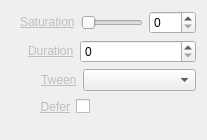
<?xml version="1.0" encoding="UTF-8"?>
<ui version="4.0">
 <class>InspectorSaturationWidget</class>
 <widget class="QWidget" name="InspectorSaturationWidget">
  <property name="geometry">
   <rect>
    <x>0</x>
    <y>0</y>
    <width>207</width>
    <height>140</height>
   </rect>
  </property>
  <property name="sizePolicy">
   <sizepolicy hsizetype="Expanding" vsizetype="Preferred">
    <horstretch>0</horstretch>
    <verstretch>0</verstretch>
   </sizepolicy>
  </property>
  <layout class="QVBoxLayout" name="verticalLayout">
   <item>
    <layout class="QHBoxLayout" name="horizontalLayoutSaturation">
     <item>
      <spacer name="horizontalSpacerSaturation">
       <property name="orientation">
        <enum>Qt::Horizontal</enum>
       </property>
       <property name="sizeType">
        <enum>QSizePolicy::Fixed</enum>
       </property>
       <property name="sizeHint" stdset="0">
        <size>
         <width>9</width>
         <height>20</height>
        </size>
       </property>
      </spacer>
     </item>
     <item>
      <widget class="QLabel" name="labelSaturation">
       <property name="text">
        <string>&lt;a href=&quot;Saturation&quot; style=&quot;color: #BEBEBE;&quot;&gt;Saturation&lt;/a&gt;</string>
       </property>
      </widget>
     </item>
     <item>
      <widget class="QSlider" name="sliderSaturation">
       <property name="maximum">
        <number>200</number>
       </property>
       <property name="orientation">
        <enum>Qt::Horizontal</enum>
       </property>
       <property name="tickInterval">
        <number>0</number>
       </property>
      </widget>
     </item>
     <item>
      <widget class="QSpinBox" name="spinBoxSaturation">
       <property name="maximum">
        <number>200</number>
       </property>
      </widget>
     </item>
    </layout>
   </item>
   <item>
    <layout class="QHBoxLayout" name="horizontalLayoutDuration">
     <item>
      <spacer name="horizontalSpacerDuration">
       <property name="orientation">
        <enum>Qt::Horizontal</enum>
       </property>
       <property name="sizeType">
        <enum>QSizePolicy::Fixed</enum>
       </property>
       <property name="sizeHint" stdset="0">
        <size>
         <width>17</width>
         <height>20</height>
        </size>
       </property>
      </spacer>
     </item>
     <item>
      <widget class="QLabel" name="labelDuration">
       <property name="text">
        <string>&lt;a href=&quot;Duration&quot; style=&quot;color: #BEBEBE;&quot;&gt;Duration&lt;/a&gt;</string>
       </property>
      </widget>
     </item>
     <item>
      <widget class="QSpinBox" name="spinBoxDuration">
       <property name="sizePolicy">
        <sizepolicy hsizetype="Expanding" vsizetype="Fixed">
         <horstretch>0</horstretch>
         <verstretch>0</verstretch>
        </sizepolicy>
       </property>
       <property name="maximum">
        <number>999</number>
       </property>
      </widget>
     </item>
    </layout>
   </item>
   <item>
    <layout class="QHBoxLayout" name="horizontalLayoutTween">
     <item>
      <spacer name="horizontalSpacerTween">
       <property name="orientation">
        <enum>Qt::Horizontal</enum>
       </property>
       <property name="sizeType">
        <enum>QSizePolicy::Fixed</enum>
       </property>
       <property name="sizeHint" stdset="0">
        <size>
         <width>30</width>
         <height>20</height>
        </size>
       </property>
      </spacer>
     </item>
     <item>
      <widget class="QLabel" name="labelEasing">
       <property name="text">
        <string>&lt;a href=&quot;Tween&quot; style=&quot;color: #BEBEBE;&quot;&gt;Tween&lt;/a&gt;</string>
       </property>
      </widget>
     </item>
     <item>
      <widget class="QComboBox" name="comboBoxTween">
       <property name="sizePolicy">
        <sizepolicy hsizetype="Expanding" vsizetype="Fixed">
         <horstretch>0</horstretch>
         <verstretch>0</verstretch>
        </sizepolicy>
       </property>
      </widget>
     </item>
    </layout>
   </item>
   <item>
    <layout class="QHBoxLayout" name="horizontalLayoutDefer">
     <item>
      <spacer name="horizontalSpacerDefer1">
       <property name="orientation">
        <enum>Qt::Horizontal</enum>
       </property>
       <property name="sizeType">
        <enum>QSizePolicy::Fixed</enum>
       </property>
       <property name="sizeHint" stdset="0">
        <size>
         <width>29</width>
         <height>20</height>
        </size>
       </property>
      </spacer>
     </item>
     <item>
      <widget class="QLabel" name="labelDefer">
       <property name="text">
        <string>&lt;a href=&quot;Defer&quot; style=&quot;color: #BEBEBE;&quot;&gt;Defer&lt;/a&gt;</string>
       </property>
       <property name="alignment">
        <set>Qt::AlignRight|Qt::AlignTrailing|Qt::AlignVCenter</set>
       </property>
      </widget>
     </item>
     <item>
      <widget class="QCheckBox" name="checkBoxDefer">
       <property name="layoutDirection">
        <enum>Qt::RightToLeft</enum>
       </property>
       <property name="text">
        <string/>
       </property>
      </widget>
     </item>
     <item>
      <spacer name="horizontalSpacerDefer2">
       <property name="orientation">
        <enum>Qt::Horizontal</enum>
       </property>
       <property name="sizeHint" stdset="0">
        <size>
         <width>40</width>
         <height>20</height>
        </size>
       </property>
      </spacer>
     </item>
    </layout>
   </item>
   <item>
    <spacer name="verticalSpacerSaturation">
     <property name="orientation">
      <enum>Qt::Vertical</enum>
     </property>
     <property name="sizeType">
      <enum>QSizePolicy::Fixed</enum>
     </property>
     <property name="sizeHint" stdset="0">
      <size>
       <width>20</width>
       <height>10</height>
      </size>
     </property>
    </spacer>
   </item>
  </layout>
 </widget>
 <resources/>
 <connections>
  <connection>
   <sender>labelDuration</sender>
   <signal>linkActivated(QString)</signal>
   <receiver>InspectorSaturationWidget</receiver>
   <slot>resetDuration(QString)</slot>
   <hints>
    <hint type="sourcelabel">
     <x>73</x>
     <y>57</y>
    </hint>
    <hint type="destinationlabel">
     <x>0</x>
     <y>113</y>
    </hint>
   </hints>
  </connection>
  <connection>
   <sender>labelEasing</sender>
   <signal>linkActivated(QString)</signal>
   <receiver>InspectorSaturationWidget</receiver>
   <slot>resetTween(QString)</slot>
   <hints>
    <hint type="sourcelabel">
     <x>76</x>
     <y>85</y>
    </hint>
    <hint type="destinationlabel">
     <x>13</x>
     <y>139</y>
    </hint>
   </hints>
  </connection>
  <connection>
   <sender>spinBoxDuration</sender>
   <signal>valueChanged(int)</signal>
   <receiver>InspectorSaturationWidget</receiver>
   <slot>durationChanged(int)</slot>
   <hints>
    <hint type="sourcelabel">
     <x>196</x>
     <y>57</y>
    </hint>
    <hint type="destinationlabel">
     <x>206</x>
     <y>130</y>
    </hint>
   </hints>
  </connection>
  <connection>
   <sender>comboBoxTween</sender>
   <signal>currentIndexChanged(QString)</signal>
   <receiver>InspectorSaturationWidget</receiver>
   <slot>tweenChanged(QString)</slot>
   <hints>
    <hint type="sourcelabel">
     <x>196</x>
     <y>85</y>
    </hint>
    <hint type="destinationlabel">
     <x>206</x>
     <y>139</y>
    </hint>
   </hints>
  </connection>
  <connection>
   <sender>labelSaturation</sender>
   <signal>linkActivated(QString)</signal>
   <receiver>InspectorSaturationWidget</receiver>
   <slot>resetSaturation(QString)</slot>
   <hints>
    <hint type="sourcelabel">
     <x>45</x>
     <y>21</y>
    </hint>
    <hint type="destinationlabel">
     <x>2</x>
     <y>18</y>
    </hint>
   </hints>
  </connection>
  <connection>
   <sender>sliderSaturation</sender>
   <signal>valueChanged(int)</signal>
   <receiver>InspectorSaturationWidget</receiver>
   <slot>sliderSaturationChanged(int)</slot>
   <hints>
    <hint type="sourcelabel">
     <x>115</x>
     <y>23</y>
    </hint>
    <hint type="destinationlabel">
     <x>4</x>
     <y>48</y>
    </hint>
   </hints>
  </connection>
  <connection>
   <sender>spinBoxSaturation</sender>
   <signal>valueChanged(int)</signal>
   <receiver>InspectorSaturationWidget</receiver>
   <slot>spinBoxSaturationChanged(int)</slot>
   <hints>
    <hint type="sourcelabel">
     <x>173</x>
     <y>22</y>
    </hint>
    <hint type="destinationlabel">
     <x>206</x>
     <y>33</y>
    </hint>
   </hints>
  </connection>
  <connection>
   <sender>labelDefer</sender>
   <signal>linkActivated(QString)</signal>
   <receiver>InspectorSaturationWidget</receiver>
   <slot>resetDefer(QString)</slot>
   <hints>
    <hint type="sourcelabel">
     <x>56</x>
     <y>104</y>
    </hint>
    <hint type="destinationlabel">
     <x>7</x>
     <y>103</y>
    </hint>
   </hints>
  </connection>
  <connection>
   <sender>checkBoxDefer</sender>
   <signal>stateChanged(int)</signal>
   <receiver>InspectorSaturationWidget</receiver>
   <slot>deferChanged(int)</slot>
   <hints>
    <hint type="sourcelabel">
     <x>90</x>
     <y>101</y>
    </hint>
    <hint type="destinationlabel">
     <x>207</x>
     <y>102</y>
    </hint>
   </hints>
  </connection>
 </connections>
 <slots>
  <slot>sliderSaturationChanged(int)</slot>
  <slot>resetSaturation(QString)</slot>
  <slot>resetDuration(QString)</slot>
  <slot>resetTween(QString)</slot>
  <slot>tweenChanged(QString)</slot>
  <slot>durationChanged(int)</slot>
  <slot>spinBoxSaturationChanged(int)</slot>
  <slot>resetDefer(QString)</slot>
  <slot>deferChanged(int)</slot>
 </slots>
</ui>
